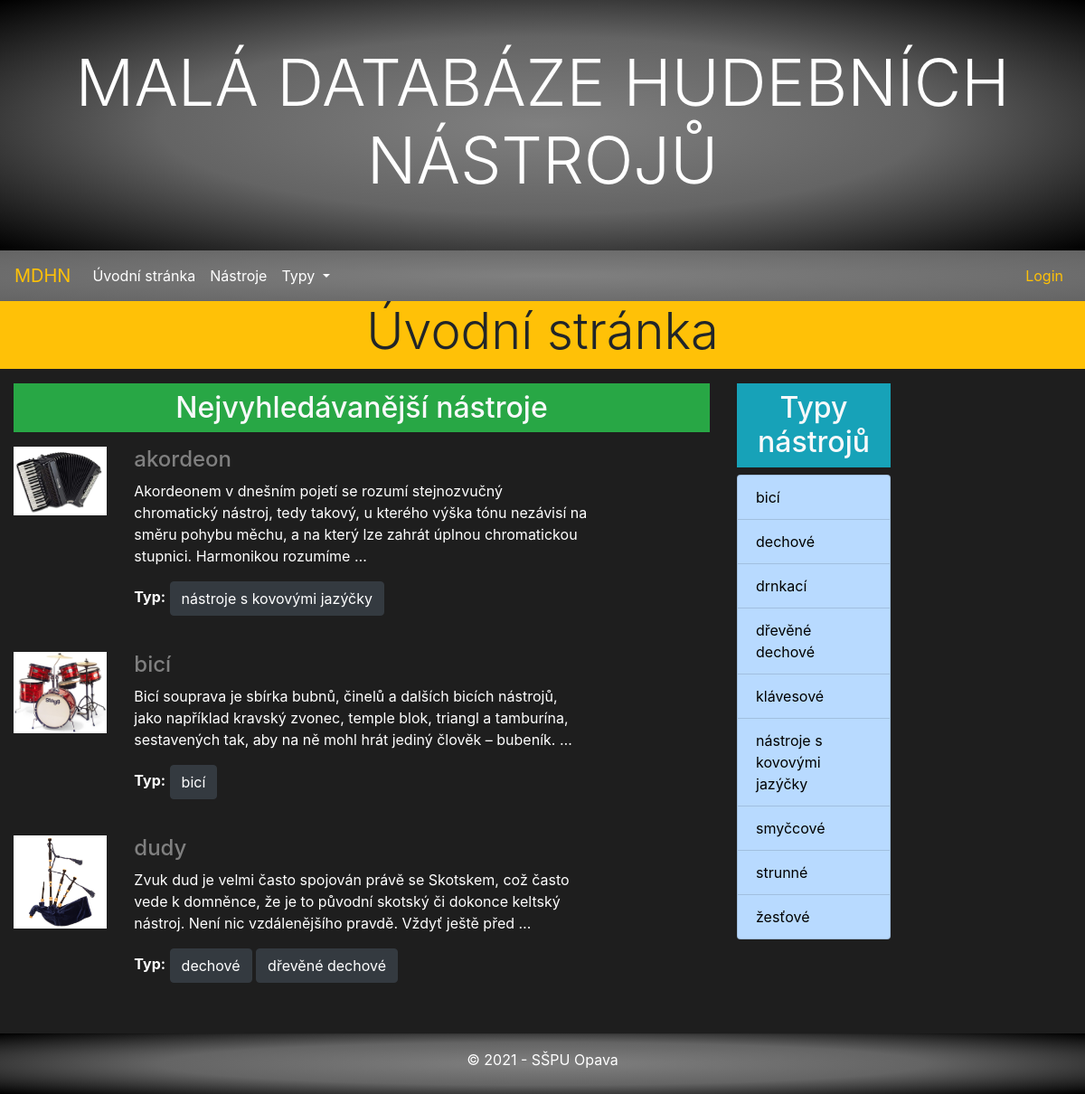
The app's page /music/ with its own data.
### music/models.py (models this page shows, shortened)
class Instrument(models.Model):
    title = models.CharField(max_length=200, verbose_name="Title")
    history = models.TextField(blank=True, null=True, verbose_name="History")
    poster = models.ImageField(upload_to=poster_path, blank=True, null=True, verbose_name="Poster")
    type = models.ManyToManyField(Type, help_text='Select a type for this instrument')
    class Meta:
        ordering = ["title"]

class Type(models.Model):
    name = models.CharField(max_length=100, unique=True, verbose_name="Type name",
                            help_text='Enter a type of musical instrument')
    class Meta:
        ordering = ["name"]

### music/views.py (the view)
# urls.py: path('', views.index, name='index'),
def index(request):
    instruments = Instrument.objects.order_by('title')[:3]
    context = {
        'instruments': instruments,
    }
    return render(request, 'index.html', context=context)

### music/context_processors.py (called while the page is built)
def types(request):
    return {'types': Type.objects.all()}

### music/templates/index.html (shortened to what this page needs)
{% extends "base.html" %} {% block content %}
<div class="row mb-3">
    <div class="col-sm-12 bg-warning">
        <h2 class="display-4 text-center">Úvodní stránka</h2>
    </div>
</div>
<div class="row">
    <div class="col-md-6 col-xl-8">
        <h2 class="text-center bg-success text-light p-2 nejvyhledavanejsi_nastroje">Nejvyhledávanější nástroje</h2>
        {% include "blocks/top_instruments.html" %}
    </div>
    <div class="col-md-3 col-xl-2">
        <h2 class="text-center bg-info text-light p-2">Typy nástrojů</h2>
        {% include "blocks/type_list.html" %}
    </div>
</div>
{% endblock %}

### music/templates/blocks/top_instruments.html
{% load mathfilters %}
<div>
    {% for instrument in instruments %}
    <div class="row mt-3 mb-3 pb-2">
        <div class="col-md-2">
            {% if instrument.poster %}
            <a href="{% url 'instrument-detail' instrument.id %}"><img class="img-fluid" src="{{ instrument.poster.url }}" alt="{{ instrument.title }}"></a>
            {% endif %}
        </div>
        <div class="col-md-8">
            <h4><a class="ag" href="{% url 'instrument-detail' instrument.id %}">{{ instrument.title }}</a></h4>
            <p>{{ instrument.history|truncatewords:30 }}</p>
            <p><strong>Typ:</strong>{% for typ in instrument.type.all %} <a href="{% url 'instrument-type' typ.name %}" class="btn btn-dark">{{ typ.name }}</a> {% endfor %}</p>
        </div>
    </div>
    {% endfor %}
</div>

### music/templates/blocks/type_list.html
<ul class="list-group">
    {% for type in types %}
    <li class="list-group-item list-group-item-primary"><a class="ab" href="{% url 'instrument-type' type.name %}">{{ type.name }}</a></li>
    {% endfor %}
</ul>

### music/static/css/styles.css (style rules this page uses)
body { background-color: #1e1e1e; }
p { color: white; }
a { color: gray; }
.ab { color: black; }
h4 { color: white; }
.nejvyhledavanejsi_nastroje { background-color: springgreen; }

### records on screen
Instrument: poster (picture), title "akordeon", history "Akordeonem v dnešním pojetí se rozumí stejnozvučný chromatický nástroj, tedy takový, u kterého výška tónu nezávisí na směru pohybu měchu, a na který lze zahrát úplnou chromatickou stupnici. Harmonikou rozumíme …"
Type: name "nástroje s kovovými jazýčky"
Instrument: poster (picture), title "bicí", history "Bicí souprava je sbírka bubnů, činelů a dalších bicích nástrojů, jako například kravský zvonec, temple blok, triangl a tamburína, sestavených tak, aby na ně mohl hrát jediný člověk – bubeník. …"
Type: name "bicí"
Instrument: poster (picture), title "dudy", history "Zvuk dud je velmi často spojován právě se Skotskem, což často vede k domněnce, že je to původní skotský či dokonce keltský nástroj. Není nic vzdálenějšího pravdě. Vždyť ještě před …"
Type: name "dechové"
Type: name "dřevěné dechové"
Type: name "drnkací"
Type: name "klávesové"
Type: name "smyčcové"
Type: name "strunné"
Type: name "žesťové"
